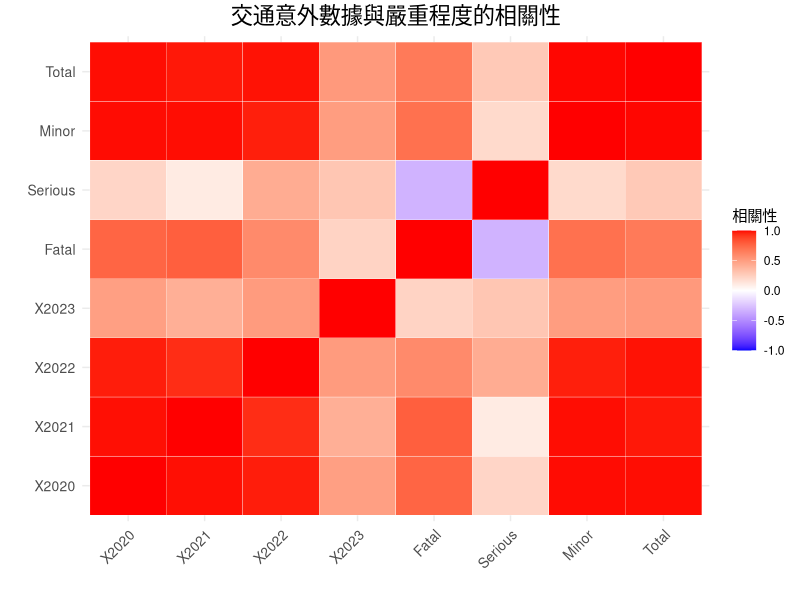
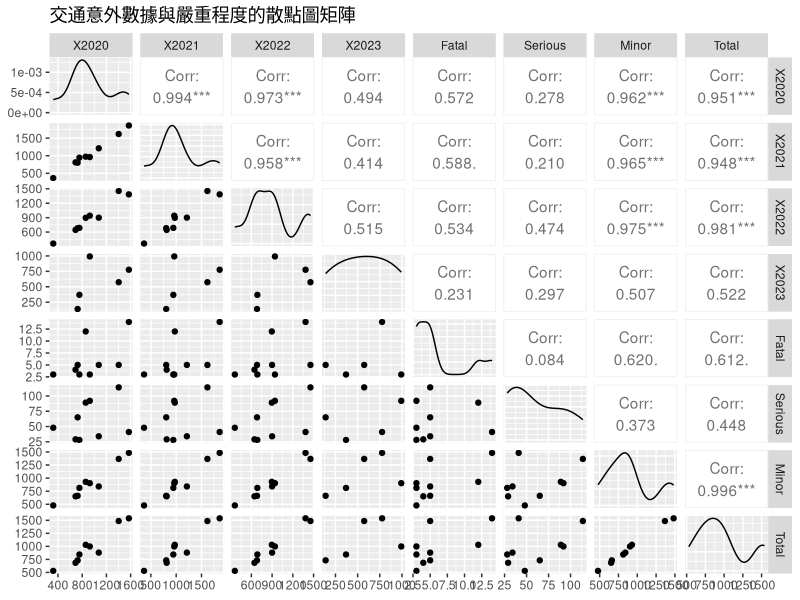

The R source for these figures, in order:
# 安裝所需套件（如果尚未安裝）
if (!require(ggplot2)) install.packages("ggplot2")
if (!require(reshape2)) install.packages("reshape2")
if (!require(GGally)) install.packages("GGally")

# 載入套件
library(ggplot2)
library(reshape2)
library(GGally)

# 第一組數據：2020-2023 年交通意外宗數
traffic_count <- data.frame(
  District = c("大埔", "元朗", "屯門", "北區", "西貢", "沙田", "荃灣", "葵青", "離島"),
  `2020` = c(1074, 1571, 754, 690, 725, 1403, 926, 858, 322),
  `2021` = c(1211, 1859, 944, 812, 803, 1617, 962, 973, 365),
  `2022` = c(900, 1384, 687, 645, 682, 1455, 941, 896, 361),
  `2023` = c(NA, 776, 369, NA, 139, 574, 992, NA, NA)
)

# 第二組數據：交通意外區域嚴重程度
severity_data <- data.frame(
  District = c("大埔", "元朗", "屯門", "北區", "西貢", "沙田", "荃灣", "葵青", "離島"),
  Fatal = c(5, 14, 3, 4, 5, 5, 3, 12, 3),
  Serious = c(34, 41, 28, 29, 65, 114, 92, 89, 48),
  Minor = c(841, 1483, 813, 652, 662, 1367, 903, 929, 478),
  Total = c(880, 1538, 844, 685, 732, 1486, 998, 1030, 529)
)

# 合併數據
merged_data <- merge(traffic_count, severity_data, by = "District")

# 計算相關性矩陣（去掉 District 列）
correlation_matrix <- cor(merged_data[,-1], use = "complete.obs")

# 熱圖顯示相關性矩陣
heatmap_data <- melt(correlation_matrix)
ggplot(heatmap_data, aes(x = Var1, y = Var2, fill = value)) +
  geom_tile(color = "white") +
  scale_fill_gradient2(low = "blue", mid = "white", high = "red", midpoint = 0, 
                       limit = c(-1, 1), space = "Lab", name = "相關性") +
  labs(title = "交通意外數據與嚴重程度的相關性", x = "", y = "") +
  theme_minimal() +
  theme(
    axis.text.x = element_text(angle = 45, hjust = 1, size = 10),
    axis.text.y = element_text(size = 10),
    plot.title = element_text(hjust = 0.5, size = 16)
  )

# 散點圖矩陣顯示數據關係
ggpairs(merged_data[,-1], 
        title = "交通意外數據與嚴重程度的散點圖矩陣")